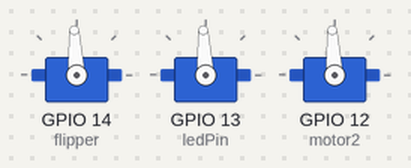
Simulated run of this program. Board: ESP32. On the bench: 3 × servo. Nothing arrives over Bluetooth unless stated; what the program prints to the serial monitor is not drawn.

Above: at 2.1 s.
Timing chart, 0 to 3.6 s (numbered marks = the images above):
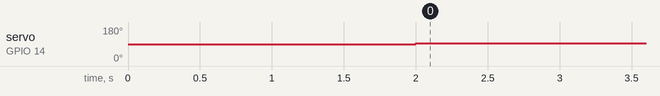

Measured:
- by itself, servo on GPIO 14 (flipper): 90° → 93° at 2.0 s

The program:

main.cpp
```cpp
#include <Arduino.h>
#include <ESP32Servo.h>
#include "BluetoothSerial.h"
#include <PS4Controller.h>

// Calibration
int oMin = 1000;
int oMax = 2000;
int oESC = 1000;
int oArm = 500;
uint32_t calibrationDelay = 8000;  // Calibration delay (milisecond)
uint32_t stopPulse = 0; // Stop pulse (microseconds)

Servo esc;
Servo motor2;
Servo flipper;

BluetoothSerial SerialBT;

// the number of the LED pin
const int ledPin = 13;  // 16 corresponds to GPIO16

// setting PWM properties
const int freq = 30000;
const int ledChannel = 0;
const int resolution = 8;

uint8_t playStationController[] = {0x90,0x89,0x5F,0x25,0xC0,0xA1};


int motorSpeed1, motorSpeed2, lStickY, rStickY = 0;

void armESC() {
  Serial.println("Arming ESC");
  esc.attach(ledPin);
  esc.writeMicroseconds (1400);
  delay(1000);
  Serial.println("ESC Armed");
}

void armMotor() {
  motor2.attach(12);
  motor2.writeMicroseconds (1400);
  delay(1000);
}

void pairPS4() {
  SerialBT.begin();
  SerialBT.unpairDevice(playStationController);
  SerialBT.end();
  PS4.begin("D4:25:8B:F9:A7:62");
}
void forward() {
  esc.writeMicroseconds(1900);
}
void backward() {
  esc.writeMicroseconds(0);
}

void stop() {
  esc.writeMicroseconds(1500);
  motor2.writeMicroseconds(1500);
}
void stopAll() {
  esc.writeMicroseconds(1500);
  motor2.writeMicroseconds(1500);
}

void stop1() {
  esc.writeMicroseconds(1500);
}

void stop2() {
  motor2.writeMicroseconds(1500);
}

void flip() {
  flipper.writeMicroseconds(2000);
}

void flipReset() {
  flipper.write(1500);
}

void setup(){
  Serial.begin(115200);

  pairPS4();
  flipper.attach(14);

  armESC();
  armMotor();
  stop();
}


void loop(){
  if(PS4.isConnected()) {
    lStickY = PS4.LStickY();
    if(lStickY < -50 || lStickY > 50) {
      lStickY *= 100;
      motorSpeed1 = (int)map(lStickY, -128*100, 127*100, 800, 1900);
      Serial.printf("Stick %d, Motor %d\n", lStickY, motorSpeed1);
      esc.writeMicroseconds(motorSpeed1);
    } else {
      stop1();
    }
    rStickY = PS4.RStickY();
    if(rStickY < -50 || rStickY > 50) {
      rStickY *= 100;
      motorSpeed2 = (int)map(rStickY, -128*100, 127*100, 800, 1900);
      Serial.printf("Stick %d, Motor %d\n", rStickY, motorSpeed2);
      motor2.writeMicroseconds(motorSpeed2);
    } else {
      stop2();
    }
  } else {
    stopAll();
  }

  if(PS4.R2()) {
    flip();
  } else {
    flipReset();
  }
}
```
